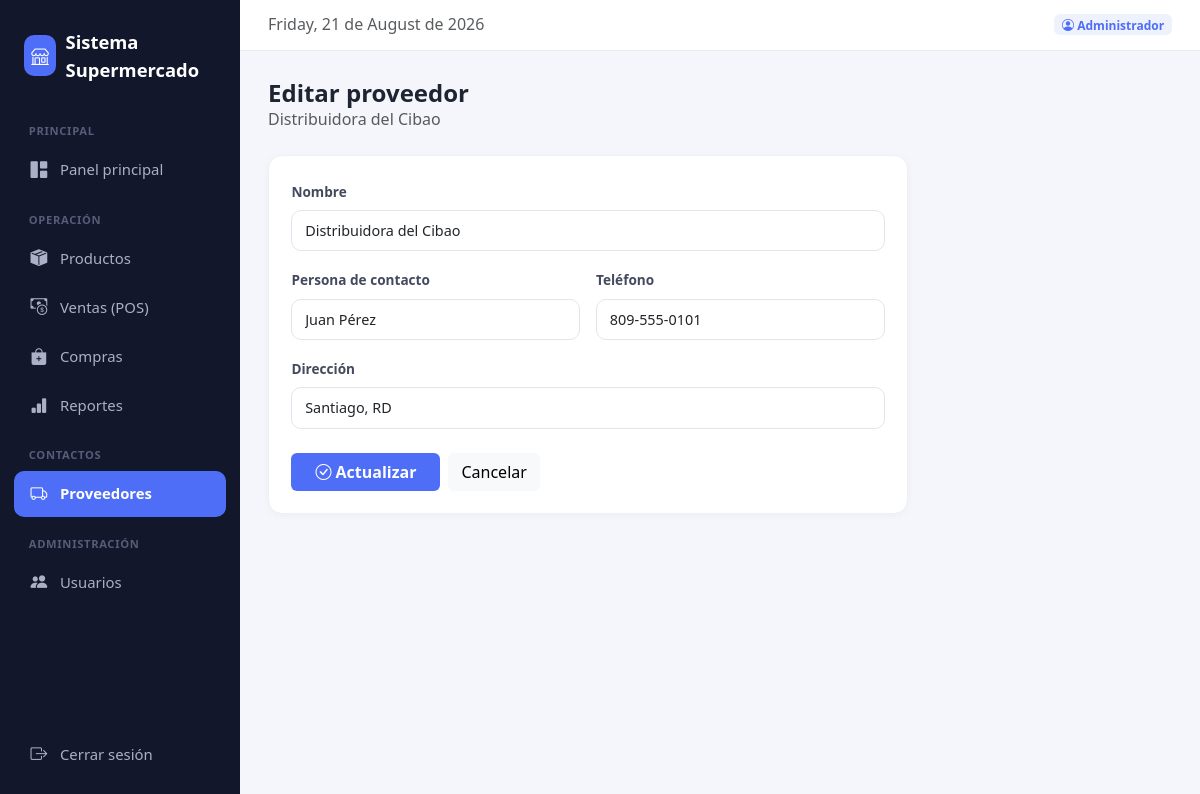
The app's page /public/index.php?ruta=proveedores.editar&id=1 (signed in) with its own data.
### tables this page shows
CREATE TABLE proveedores (
    id INT AUTO_INCREMENT PRIMARY KEY,
    nombre VARCHAR(150) NOT NULL,
    contacto VARCHAR(100),
    telefono VARCHAR(30),
    direccion VARCHAR(200),
    activo TINYINT(1) DEFAULT 1,
    creado_en TIMESTAMP DEFAULT CURRENT_TIMESTAMP
);

### app/controllers/ProveedorController.php (called while the page is built, shortened)
<?php
require_once __DIR__ . '/../models/Proveedor.php';
function proveedores_editar($pdo)
{
    $proveedorModel = new Proveedor($pdo);
    $id = $_GET['id'] ?? null;
    $proveedor = $proveedorModel->find($id);
    require __DIR__ . '/../../views/layout/header.php';
    require __DIR__ . '/../../views/proveedores/editar.php';
    require __DIR__ . '/../../views/layout/footer.php';
}

### app/models/Proveedor.php (called while the page is built, shortened)
<?php
class Proveedor
{
    private $pdo;
    public function __construct($pdo)
    {
        $this->pdo = $pdo;
    }
    public function find($id)
    {
        $stmt = $this->pdo->prepare("SELECT * FROM proveedores WHERE id = ?");
        $stmt->execute([$id]);
        return $stmt->fetch();
    }
}

### app/includes/funciones.php (called while the page is built, shortened)
<?php
function url($ruta) {
    return BASE_URL . 'index.php?ruta=' . $ruta;
}

### views/proveedores/editar.php (the view)
<div class="mb-4">
    <h4 class="mb-0 fw-bold">Editar proveedor</h4>
    <p class="text-muted mb-0"><?= htmlspecialchars($proveedor['nombre']) ?></p>
</div>
<div class="panel" style="max-width:640px;">
    <form method="POST" action="<?= url('proveedores.editar') ?>&id=<?= $proveedor['id'] ?>">
        <div class="row g-3">
            <div class="col-12">
                <label class="form-label">Nombre</label>
                <input type="text" name="nombre" class="form-control" value="<?= htmlspecialchars($proveedor['nombre']) ?>" required>
            </div>
            <div class="col-md-6">
                <label class="form-label">Persona de contacto</label>
                <input type="text" name="contacto" class="form-control" value="<?= htmlspecialchars($proveedor['contacto'] ?? '') ?>">
            </div>
            <div class="col-md-6">
                <label class="form-label">Teléfono</label>
                <input type="text" name="telefono" class="form-control" value="<?= htmlspecialchars($proveedor['telefono'] ?? '') ?>">
            </div>
            <div class="col-12">
                <label class="form-label">Dirección</label>
                <input type="text" name="direccion" class="form-control" value="<?= htmlspecialchars($proveedor['direccion'] ?? '') ?>">
            </div>
        </div>
        <div class="mt-4 d-flex gap-2">
            <button type="submit" class="btn btn-accent px-4"><i class="bi bi-check-circle"></i> Actualizar</button>
            <a href="<?= url('proveedores.listar') ?>" class="btn btn-light">Cancelar</a>
        </div>
    </form>
</div>

### public/css/estilos.css (style rules this page uses)
:root { --bg-sidebar: #12172b; --bg-sidebar-hover: #1c223d; --accent: #4f6ef7; --accent-soft: #eef1fe; --bg-body: #f4f6fb; --text-muted: #8a90a2; --danger: #ef4444; --success: #22c55e; --warning: #f59e0b; --radius: 14px; }
body { background-color: var(--bg-body); font-family: 'Segoe UI', system-ui, -apple-system, sans-serif; color: #1f2433; }
.panel { background: #fff; border-radius: var(--radius); border: 1px solid #eef0f6; box-shadow: 0 2px 10px rgba(20, 25, 50, 0.03); padding: 1.4rem; }
.btn-accent { background: var(--accent); color: #fff; border: none; font-weight: 600; }
.form-control, .form-select { border-radius: 10px; border: 1px solid #e3e5ee; padding: 0.55rem 0.8rem; font-size: 0.9rem; }
.form-label { font-weight: 600; font-size: 0.85rem; color: #444a5e; }

### records on screen
proveedores: nombre "Distribuidora del Cibao", contacto "Juan Pérez", telefono "809-555-0101", direccion "Santiago, RD"

### other values on screen
NOMBRE_SISTEMA "Sistema Supermercado"
usuarioActual()['nombre'] "Administrador"
